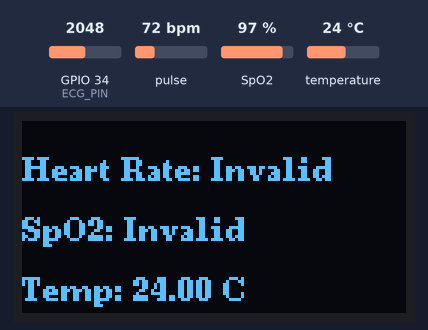
The sketch below on a simulated ESP32. On the bench: 128×64 one-colour display. The test bench sets the inputs (shaded band); at power-on: pulse 72 bpm, temperature 24 °C, SpO2 97 %, GPIO 34 (ECG_PIN) = 2048. WiFi joins after 1.5 s; servers stay silent unless stated; what the sketch prints to the serial monitor is not drawn.

Above: at 3.5 s.
3.6 s: pulse set to 42 bpm
At 8.2 s:
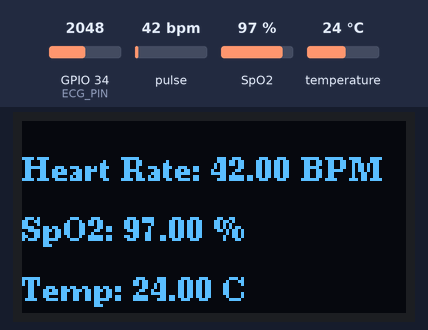
8.5 s: temperature set to 12 °C
At 11.5 s:
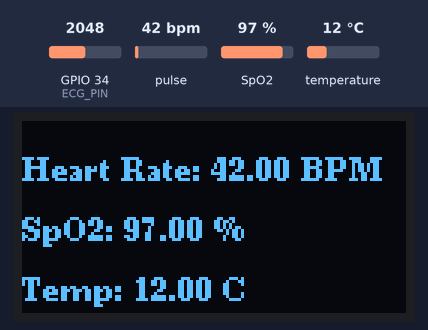
12.6 s: SpO2 set to 80 %
At 16.0 s:
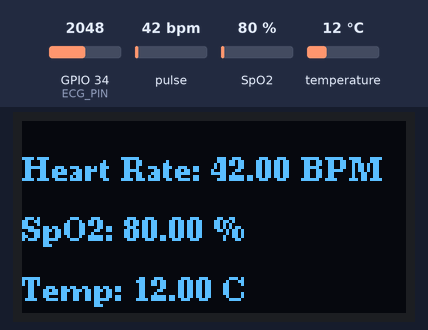
16.7 s: temperature set to 19 °C
20.8 s: pulse set to 70 bpm
At 23.7 s:
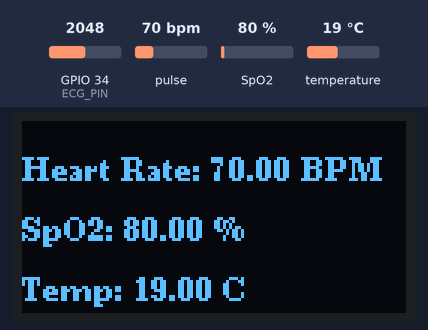
24.9 s: temperature set to 28 °C
At 28.2 s:
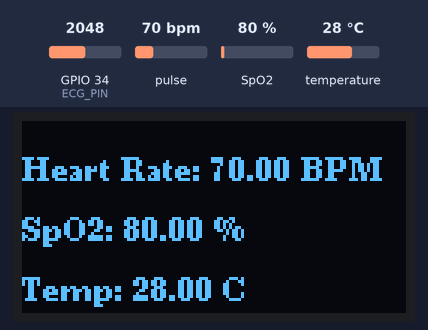
Timing chart, 0 to 29.7 s (numbered marks = the images above; inputs shaded):
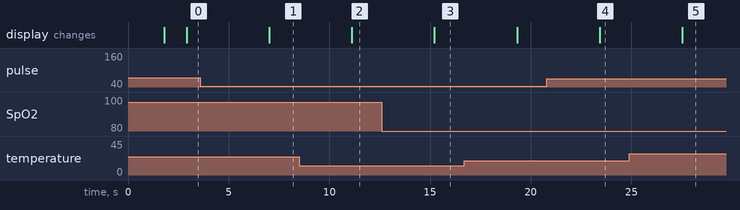

Measured:
- after the input at 3.6 s, the display: changes after 3.4 s (image 1)
- after the input at 8.5 s, the display: changes after 2.6 s (image 2)
- after the input at 12.6 s, the display: changes after 2.6 s (image 3)
- after the input at 20.8 s, the display: changes after 2.6 s (image 4)
- after the input at 24.9 s, the display: changes after 2.6 s (image 5)

The sketch:

V1.4.ino
```cpp
#define BLYNK_TEMPLATE_ID "TMPL3gTF4jgGw"
#define BLYNK_TEMPLATE_NAME "iot healthcare"
#define BLYNK_AUTH_TOKEN "-g9jjSC1nMbqwqZyfZ_XTWYh7nOwHORj"

#include <WiFi.h>
#include <Wire.h>
#include "MAX30100_PulseOximeter.h"
#include <U8g2lib.h>
#include <OneWire.h>
#include <DallasTemperature.h>
#include <BlynkSimpleEsp32.h>

// **Wi-Fi Credentials**
const char* ssid = "Madhav";
const char* password = "appa1234";

// **I2C OLED Display (128x64, I2C)**
U8G2_SSD1306_128X64_NONAME_F_HW_I2C u8g2(U8G2_R0, U8X8_PIN_NONE, 22, 21);

// **MAX30100 Pulse Oximeter Instance**
PulseOximeter pox;

// **Temperature Sensor (DS18B20) Pin**
#define TEMP_SENSOR_PIN 4
OneWire oneWire(TEMP_SENSOR_PIN);
DallasTemperature sensors(&oneWire);
DeviceAddress tempDeviceAddress;

// **ECG Sensor Pin**
#define ECG_PIN 34

// **Time Tracking Variables**
uint32_t tsLastReport = 0;
#define REPORTING_PERIOD_MS 1000

// **Callback for Heartbeat Detection**
void onBeatDetected() {
  Serial.println("Beat detected!");
}

void setup() {
  Serial.begin(115200);
  Serial.println("Pulse, SpO2, ECG & Temperature Monitoring System");

  // **Initialize Wi-Fi & Blynk**
  Serial.print("Connecting to Wi-Fi...");
  WiFi.begin(ssid, password);
  while (WiFi.status() != WL_CONNECTED) {
    Serial.print(".");
    delay(500);
  }
  Serial.println("\nWi-Fi Connected!");
  Blynk.begin(BLYNK_AUTH_TOKEN, ssid, password);
  Serial.println("Blynk Connected!");

  // **Initialize OLED**
  u8g2.begin();
  u8g2.clearBuffer();
  u8g2.setFont(u8g2_font_ncenB08_tr);
  Serial.println("OLED Initialized");

  // **Initialize DS18B20 Temperature Sensor**
  sensors.begin();
  sensors.getAddress(tempDeviceAddress, 0);
  sensors.setResolution(tempDeviceAddress, 12);
  sensors.setWaitForConversion(false);
  sensors.requestTemperatures();

  // **Initialize MAX30100 Pulse Oximeter**
  Serial.print("Initializing MAX30100...");
  if (!pox.begin()) {
    Serial.println("FAILED. Check wiring.");
    while (1);
  }
  Serial.println("SUCCESS");
  pox.setOnBeatDetectedCallback(onBeatDetected);
}

void loop() {
  pox.update();  // Update Pulse Oximeter Readings
  sensors.requestTemperatures();

  // **Read Sensor Values**
  float heartRate = pox.getHeartRate();
  float spO2 = pox.getSpO2();
  float temperatureC = sensors.getTempCByIndex(0);

  // **Read ECG Sensor & Plot in Serial Plotter (But NOT in Serial Monitor)**
  int ecgValue = analogRead(ECG_PIN);
  Serial.println(ecgValue); // ONLY used for Serial Plotter

  // **Introduce 1s Delay After Reading MAX30100**
  delay(1000);

  // **Update OLED & Send Data Every Second**
  if (millis() - tsLastReport > REPORTING_PERIOD_MS) {
    tsLastReport = millis();

    // **Display on Serial Monitor**
    Serial.print("Heart Rate: ");
    Serial.print((heartRate > 0) ? heartRate : 0);
    Serial.print(" BPM | SpO2: ");
    Serial.print((spO2 > 0) ? spO2 : 0);
    Serial.print(" % | Temp: ");
    Serial.print(temperatureC);
    Serial.println(" °C");

    // **Update OLED Display**
    u8g2.clearBuffer();
    u8g2.setCursor(0, 20);
    u8g2.print("Heart Rate: ");
    if (heartRate > 0) {
      u8g2.print(heartRate);
      u8g2.print(" BPM");
    } else {
      u8g2.print("Invalid");
    }

    u8g2.setCursor(0, 40);
    u8g2.print("SpO2: ");
    if (spO2 > 0) {
      u8g2.print(spO2);
      u8g2.print(" %");
    } else {
      u8g2.print("Invalid");
    }

    u8g2.setCursor(0, 60);
    u8g2.print("Temp: ");
    u8g2.print(temperatureC);
    u8g2.print(" C");

    u8g2.sendBuffer();

    // **Send Data to Blynk**
    Blynk.virtualWrite(V0, heartRate);  // BPM
    Blynk.virtualWrite(V1, spO2);       // SpO2
    Blynk.virtualWrite(V2, temperatureC);  // Temperature

    // **Introduce 1s Delay After Sending Data to WiFi**
    delay(1000);
  }

  delay(10);
}
```
